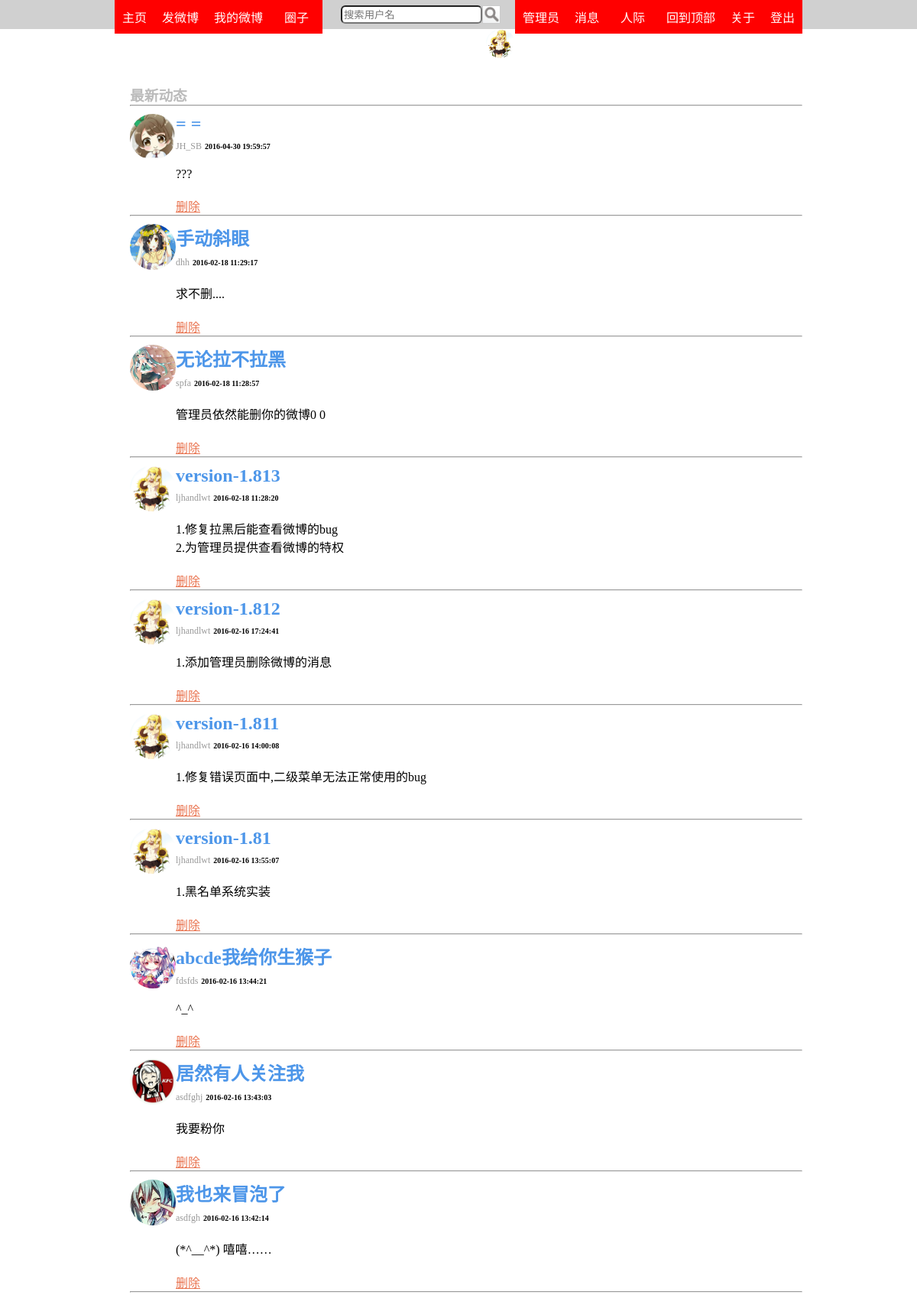
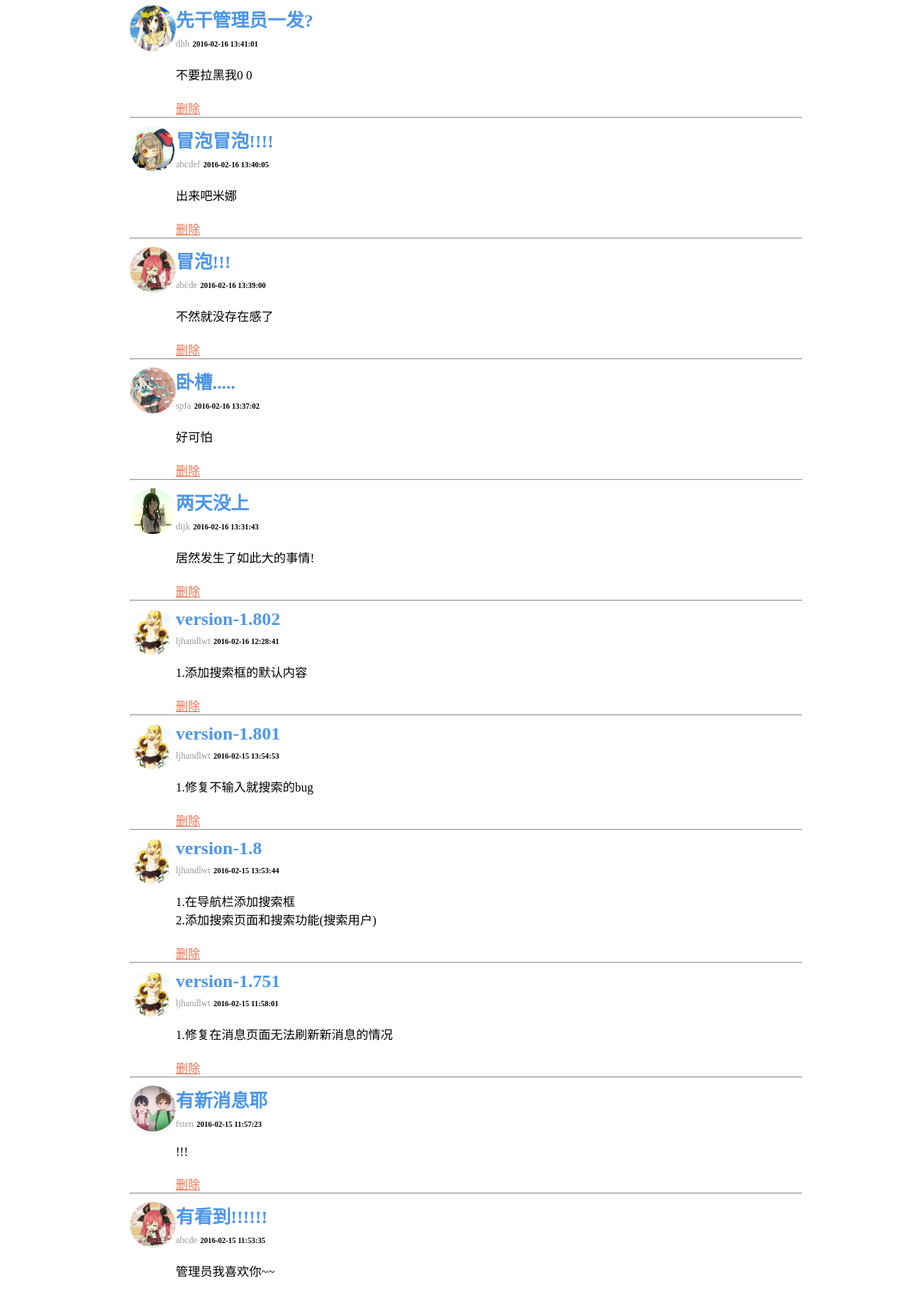
The page /world (signed in, upper part) on the database its author committed (2 pictures, top to bottom).
### app/models.py (models this page shows, shortened)
class User(db.Model):
	id=db.Column(db.Integer,primary_key=True)
	nickname=db.Column(db.String(80),unique=True)
	password=db.Column(db.String(120))
	email=db.Column(db.String(120),unique=True)
	information=db.Column(db.String(250))
	posts=db.relationship('Post',backref='author',lazy='dynamic')
	has_avatar=db.Column(db.Integer,default=0)
	create_time=db.Column(db.DateTime,default=datetime.now())
	messages=db.relationship('Message',backref='people',lazy='dynamic')
	concern=db.relationship('User',secondary=user_user_concern,primaryjoin=id==user_user_concern.c.user1_id,
	secondaryjoin=id==user_user_concern.c.user2_id,backref='concerned')
	blacklist=db.relationship('User',secondary=user_user_blacklist,primaryjoin=id==user_user_blacklist.c.user1_id,
	secondaryjoin=id==user_user_blacklist.c.user2_id,backref='blackedlist')
	is_authenticated=True
	is_active=True
	is_anonymous=False
	def avatar(self):
		if self.has_avatar:
			return '/static/avatar/'+self.nickname+'.jpg'
		else:
			return url_for('static',filename='favicon.ico')
	def count_new_message(self):
		return Message.query.filter_by(user_id=self.id,has_showed=0).count()
	def is_admin(self):
		return Admin.query.filter_by(nickname=self.nickname).first() is not None

class Post(db.Model):
	id=db.Column(db.Integer,primary_key=True)
	title=db.Column(db.String(80))
	body=db.Column(db.Text)
	date=db.Column(db.DateTime)
	user_id=db.Column(db.Integer,db.ForeignKey('user.id'))

### app/views.py (the view)
@app.route('/world')
@login_required
def world():
	posts=Post.query.order_by(Post.date.desc()).limit(30)
	return render_template('world.html',title=u'世界圈',posts=posts)

### app/views.py (called while the page is built)
@lm.user_loader
def load_user(id):
	return User.query.get(int(id))

@app.before_request
def before_request():
	g.user=current_user

### app/templates/world.html
{%extends 'base.html'%}
{%block content%}
<div class='main_title'>
  <h3>最新动态</h3>
  <hr>
</div>
{%include 'posts.html'%}
{%endblock%}
{%block style%}
<link rel="stylesheet" type="text/css" href="{{url_for('static',filename='post.css')}}">
{%endblock%}

### app/templates/base.html (shortened to what this page needs)
<html>
<head>
<link rel="stylesheet" type="text/css" href="{{url_for('static',filename='style.css')}}">
<link rel="stylesheet" type="text/css" href="{{url_for('static',filename='header.css')}}">
{%block style%}
{%endblock%}
</head>
<body>
<div id="wrap">
<div class='header_base'></div>
<div id="header">
  <ul class='left'>
	<li><a href='/index' class='menu_link'>主页</a></li>
	{%if g.user and g.user.is_authenticated%}
	  <li><a href="/write" class='menu_link'>发微博</a></li>
	  <li><a href='/user/{{g.user.nickname}}/blog' class='menu_link'>我的微博</a></li>
	  <li style='width:68px'>
		<a href='/concern' class='menu_link'>圈子</a>
	  </li>
	  <li>
		<div class='search'>
	      <form action="{{url_for('search_user')}}" method="POST">
			<input type='text' name='search' placeholder='搜索用户名' required>
			<input type='image' src="{{url_for('static',filename='search.png')}}" alt='搜索'>
		  </form>
		</div>
	  </li>
	{%endif%}
  </ul>
  <ul class='right'>
    {%if g.user and g.user.is_authenticated%}
	  <li><a href='/logout' class='menu_link'>登出</a></li>
	  <li><a href='javascript:;' class='menu_link' onclick="about()">关于</a></li>
	  <li><a href='#' class='menu_link'>回到顶部</a></li>
	  <li style="width:68px">
	    <a href='javascript:;' class='menu_link'>人际</a>
	  </li>
	  <li style="position:relative">
	    <a href='/message' class='menu_link'>消息</a>
	  </li>
	  {%if g.user.is_admin()%}
	    <li><a href='/admin' class='menu_link'>管理员</a></li>
	  {%endif%}
	  <li style="position:relative">
	    <a href='/user'>
		  <img src="{{g.user.avatar()}}" class='small_avatar' alt='头像'>
		</a>
	  </li>
	{%endif%}
  </ul>
</div>
<div id="mainBody">
{%block content%}
{%endblock%}
</div>
</div>
</body>
</html>

### app/templates/posts.html
<div class="posts">
{%for post in posts%}
<div class='post'>
  <div class='post_left'>
	<a href="{{url_for('personal',nickname=post.author.nickname)}}" class='avatar'>
	  <img src="{{post.author.avatar()}}" class='avatar post_avatar' alt='头像'>
	</a>
  </div>
  <div class='post_right'>
	<h2 class='post_title'>{{post.title}}</h2>
	<div>
	  <a href="{{url_for('personal',nickname=post.author.nickname)}}" class='post_author'>{{post.author.nickname}}</a>
	  <span class='post_date'>{{post.date.strftime('%Y-%m-%d %H:%M:%S')}}</span>
    </div>
    <p class='post_body'>{{post.body}}</p>
	{%if g.user.id==post.author.id or g.user.is_admin()%}
	  <a href="{{url_for('delete',id=post.id)}}" class='post_delete' onclick="return confirm('确认删除?')">删除</a>
	{%endif%}
  </div>
  <hr>
</div>
{%endfor%}
</div>

### app/static/style.css (style rules this page uses)
* { margin:0; padding:0; }
#mainBody { margin:0 150px; }
.main_title { margin:40px 0 0 20px; color:#BBB; }
hr { clear:both; }
.avatar { width:60px; height:60px; border-radius:30px; }
.small_avatar { width:38px; height:38px; border-radius:19px; }

### app/static/header.css (style rules this page uses)
#header { width:100%; position:fixed; top:0; left:0; }
div.header_base { height:70px; }
#header ul { list-style:none; }
#header li { text-align:center; }
#header ul.left { margin-left:150px; }
#header ul.left li { float:left; }
#header ul.right { margin-right:150px; }
#header ul.right li { float:right; }
#header a.menu_link { padding:10px; text-decoration:none; color:white; display:block; }
#header a.menu_link:link { background-color:red; }
.search form { height:38px; margin-left:24px; }
.search input { display:block; float:left; margin:7px 0; }
.search input[type='text'] { padding:2px; height:24px; border-radius:6px; }
.search input[type='image'] { height:22px; width:22px; border:1px solid #CCC; }

### app/static/post.css (style rules this page uses)
.posts { margin:0 0 0 20px; }
.post { margin-top:10px; }
.post_avatar { float:left; }
div.post_right { overflow:hidden; }
.post_title { color:#4D96E9; margin:0 0 5px 0; }
a.post_author { color:#999; font-size:12px; text-decoration:none; }
.post_date { font-size:10px; font-weight:600; }
.post_body { margin:20px 0; white-space:pre-wrap; }
.post_delete { color:#E9734F; }

### rows shown on the page
User: user.avatar (picture)
Post: shows a picture, title "= =", author.nickname "JH_SB", date "2016-04-30 19:59:57", body "???"
Post: title "手动斜眼", author.nickname "dhh", date "2016-02-18 11:29:17", body "求不删...."
Post: author.avatar (picture), title "无论拉不拉黑", author.nickname "spfa", date "2016-02-18 11:28:57", body "管理员依然能删你的微博0 0"
Post: author.avatar (picture), title "version-1.813", author.nickname "ljhandlwt", date "2016-02-18 11:28:20", body "1.修复拉黑后能查看微博的bug 2.为管理员提供查看微博的特权"
Post: author.avatar (picture), title "version-1.812", author.nickname "ljhandlwt", date "2016-02-16 17:24:41", body "1.添加管理员删除微博的消息"
Post: author.avatar (picture), title "version-1.811", author.nickname "ljhandlwt", date "2016-02-16 14:00:08", body "1.修复错误页面中,二级菜单无法正常使用的bug"
Post: author.avatar (picture), title "version-1.81", author.nickname "ljhandlwt", date "2016-02-16 13:55:07", body "1.黑名单系统实装"
Post: author.avatar (picture), title "abcde我给你生猴子", author.nickname "fdsfds", date "2016-02-16 13:44:21", body "^_^"
Post: author.avatar (picture), title "居然有人关注我", author.nickname "asdfghj", date "2016-02-16 13:43:03", body "我要粉你"
Post: author.avatar (picture), title "我也来冒泡了", author.nickname "asdfgh", date "2016-02-16 13:42:14", body "(*^__^*) 嘻嘻……"
Post: title "先干管理员一发?", author.nickname "dhh", date "2016-02-16 13:41:01", body "不要拉黑我0 0"
Post: author.avatar (picture), title "冒泡冒泡!!!!", author.nickname "abcdef", date "2016-02-16 13:40:05", body "出来吧米娜"
Post: author.avatar (picture), title "冒泡!!!", author.nickname "abcde", date "2016-02-16 13:39:00", body "不然就没存在感了"
Post: author.avatar (picture), title "卧槽.....", author.nickname "spfa", date "2016-02-16 13:37:02", body "好可怕"
Post: author.avatar (picture), title "两天没上", author.nickname "dijk", date "2016-02-16 13:31:43", body "居然发生了如此大的事情!"
Post: author.avatar (picture), title "version-1.802", author.nickname "ljhandlwt", date "2016-02-16 12:28:41", body "1.添加搜索框的默认内容"
Post: author.avatar (picture), title "version-1.801", author.nickname "ljhandlwt", date "2016-02-15 13:54:53", body "1.修复不输入就搜索的bug"
Post: author.avatar (picture), title "version-1.8", author.nickname "ljhandlwt", date "2016-02-15 13:53:44", body "1.在导航栏添加搜索框 2.添加搜索页面和搜索功能(搜索用户)"
Post: author.avatar (picture), title "version-1.751", author.nickname "ljhandlwt", date "2016-02-15 11:58:01", body "1.修复在消息页面无法刷新新消息的情况"
Post: author.avatar (picture), title "有新消息耶", author.nickname "fsten", date "2016-02-15 11:57:23", body "!!!"
Post: author.avatar (picture), title "有看到!!!!!!", author.nickname "abcde", date "2016-02-15 11:53:35", body "管理员我喜欢你~~"
